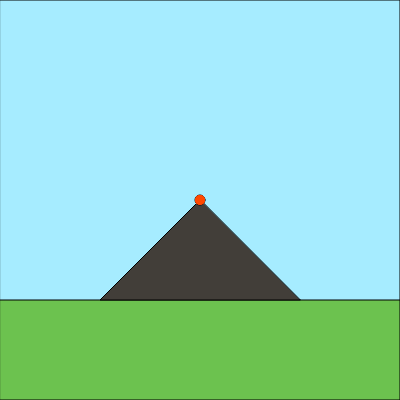
Frame 1 (no input)
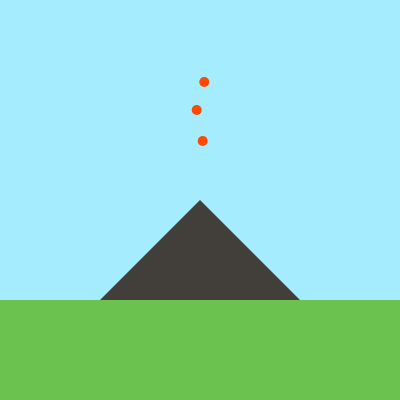
Frame 60 (no input)
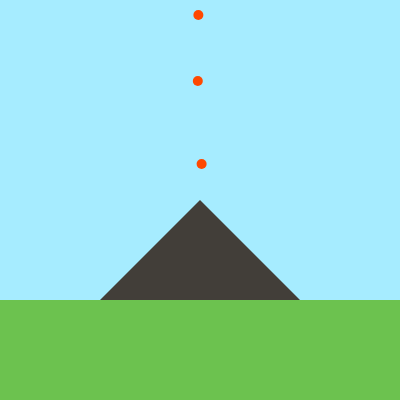
Frame 120 (the mouse pressed at the canvas centre since frame 60)

The p5.js sketch that drew these frames (run headless with seeded random() and noise() and a simulated clock; from frame 60 on, the mouse is pressed at the canvas centre):

// p5.js sketch
// ── sketch.js
let x1, y1, x2, y2, x3, y3;
function setup() {
    createCanvas(400, 400);
    background(166, 236, 255);
    x1 = width / 2;
    y1 = height / 2;
    x2 = width / 2;
    y2 = height / 2;
    x3 = width / 2;
    y3 = height / 2;
  }

function draw() {
    fill(166, 236, 255)
    rect(0, 0, 400, 400)
    fill(108, 194, 79)
    rect(0, 300, 400, 100)

    fill(66, 62, 57)
    triangle(200, 200, 100, 300, 300, 300)

    fill(255, 72, 0);
    ellipse(x1, y1, 10, 10);
    strokeWeight(0);

    x1 = x1 + random(-1, 1);
    // Moving up at a constant speed
    y1 = y1 - 5;
    
    // Reset to the bottom
    if (y1 < 0) {
      y1 = height/2;
    }

    fill(255, 72, 0);
    ellipse(x2, y2, 10, 10);
    strokeWeight(0);

    x2 = x2 + random(-1, 1);
    // Moving up at a constant speed
    y2 = y2 - 1;
    
    // Reset to the bottom
    if (y2 < 0) {
      y2 = height/2;
    }

    fill(255, 72, 0);
    ellipse(x3, y3, 10, 10);
    strokeWeight(0);

    x3 = x3 + random(-1, 1);
    // Moving up at a constant speed
    y3 = y3 - 2;
    
    // Reset to the bottom
    if (y3 < 0) {
      y3 = height/2;
    }
    
}
